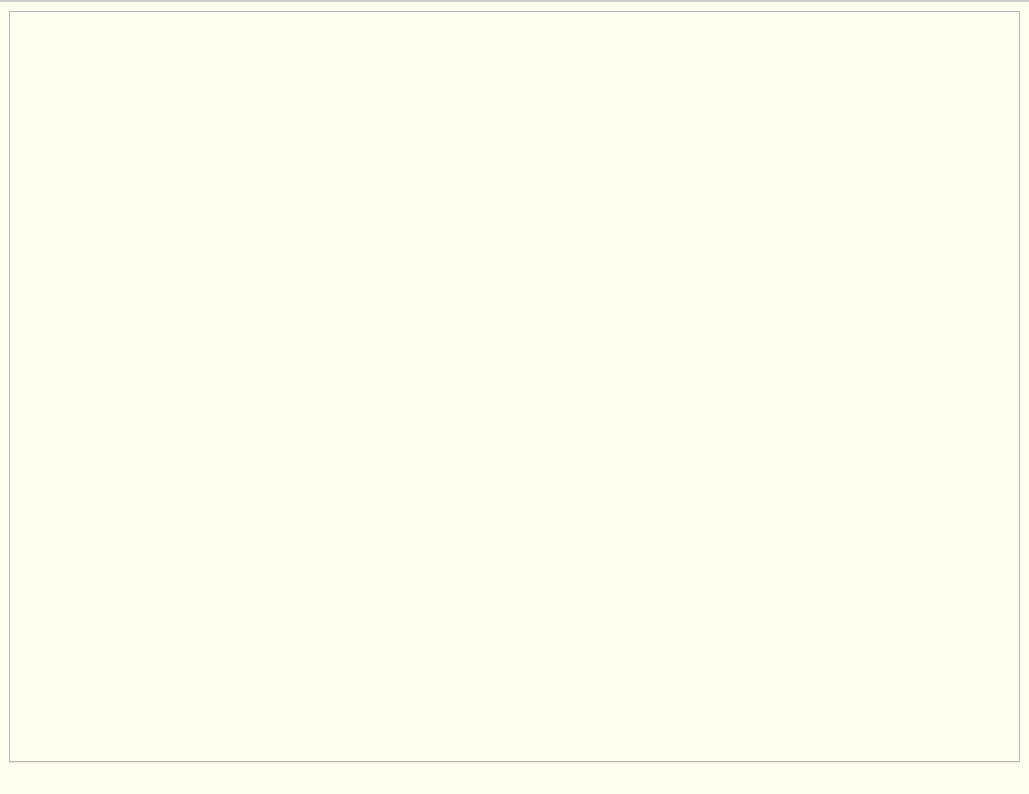
<?xml version="1.0" encoding="UTF-8"?>
<ui version="4.0">
 <class>valuation_main</class>
 <widget class="QMainWindow" name="valuation_main">
  <property name="geometry">
   <rect>
    <x>0</x>
    <y>0</y>
    <width>1029</width>
    <height>794</height>
   </rect>
  </property>
  <property name="windowTitle">
   <string>MainWindow</string>
  </property>
  <property name="styleSheet">
   <string notr="true">QMenuBar {
    background-color: #fdfdfd;
    border: 1px solid #cccccc;
}

QMenuBar::item {
    spacing: 4px;
    padding: 6px 14px;
    background: transparent;
    color: #333;
}

QMenuBar::item:selected {
    background: #cce0ff;
    color: #000;
    border-radius: 6px;
}

QMenu {
    background-color: #ffffff;
    border: 1px solid #c0c0c0;
    padding: 4px;
    border-radius: 6px;
}

QMenu::item {
    padding: 6px 18px;
    background-color: transparent;
    color: #333;
    border-radius: 4px;
}

QMenu::item:selected {
    background-color: #e6f0ff;
    color: #000;
}
QWidget {
    background-color: #fffff0;
}

</string>
  </property>
  <widget class="QWidget" name="centralwidget">
   <layout class="QGridLayout" name="gridLayout">
    <item row="0" column="0">
     <widget class="QTabWidget" name="tabWidget">
      <property name="enabled">
       <bool>true</bool>
      </property>
      <property name="styleSheet">
       <string notr="true">QMenuBar {
    background-color: #fdfdfd;
    border: 1px solid #cccccc;
}

QMenuBar::item {
    spacing: 4px;
    padding: 6px 14px;
    background: transparent;
    color: #333;
}

QMenuBar::item:selected {
    background: #cce0ff;
    color: #000;
    border-radius: 6px;
}

QMenu {
    background-color: #ffffff;
    border: 1px solid #c0c0c0;
    padding: 4px;
    border-radius: 6px;
}

QMenu::item {
    padding: 6px 18px;
    background-color: transparent;
    color: #333;
    border-radius: 4px;
}

QMenu::item:selected {
    background-color: #e6f0ff;
    color: #000;
}
QWidget {
    background-color: #fffff0;
}

</string>
      </property>
      <property name="currentIndex">
       <number>-1</number>
      </property>
     </widget>
    </item>
   </layout>
  </widget>
  <widget class="QMenuBar" name="menubar">
   <property name="geometry">
    <rect>
     <x>0</x>
     <y>0</y>
     <width>1029</width>
     <height>35</height>
    </rect>
   </property>
  </widget>
  <widget class="QStatusBar" name="statusbar"/>
 </widget>
 <resources/>
 <connections/>
</ui>
